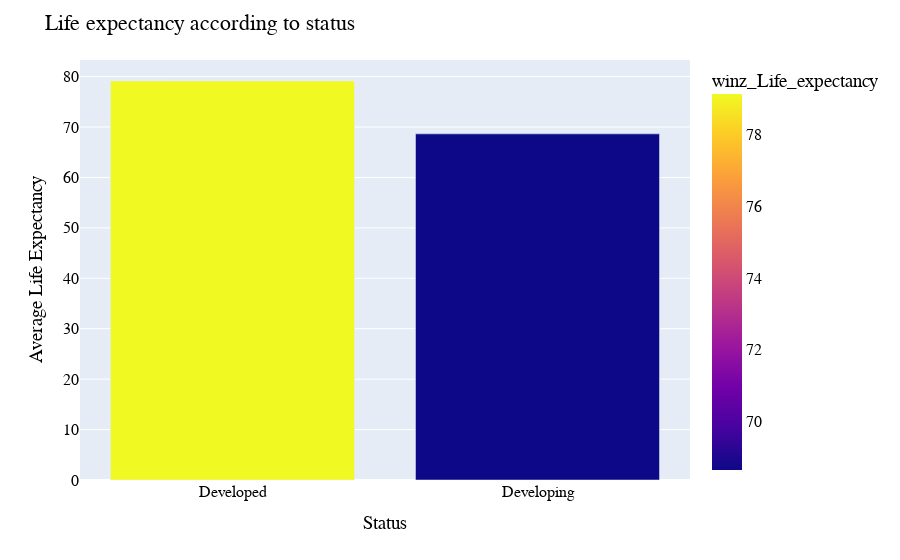

The notebook cell this image was saved under:
### Markdown cell above
Oservations from the above correlation:

* Adult_mortality has a negative relationship with education, the composition of resource income, and a positive relationship with HIV / AIDS.
* Infant_deaths and Under_five_deaths have a strong positive relationship.
* Schooling and alcohol have a positive relationship.
* Percentage expenditure has a positive relationship with education, the composition of resource income, GDP and life expectancy.
* hepatitis B has a strong positive relationship with polio and diphtheria.
* Polio also has a strong positive relationship with diphtheria, hepatitis B, and life expectancy.
* Diphtheria has a strong positive relationship with polio and life expectancy.


As we can see from the heat map, Life_expectancy has a positive relationship with education, resource income composition, GDP, diphtheria, polio, and percentage spending. Life_expectancy has a negative relationship with Adult_mortality, Thinness_1-19_years, Thinness_5-9_years, HIV / AIDS, Under_five_deaths, and Infant_deaths. Let’s explore them in detail to conclude the task of life expectancy analysis:

### Code cell
status_life_exp = life_expectancy.groupby(by=['Status']).mean().reset_index().sort_values('winz_Life_expectancy',ascending=False).reset_index(drop=True)
plt.figure(figsize=(20,10))

fig = px.bar(status_life_exp, x='Status', y='winz_Life_expectancy',color='winz_Life_expectancy')

fig.update_layout(
        title="Life expectancy according to status",
        xaxis_title="Status",
        yaxis_title="Average Life Expectancy",
        font=dict(
            family="Courier New",
            size=16,
            color="black"
        )
    )
fig.show()

### Figure 1 — Plotly figure (JSON) as saved in the notebook; plotly's stock layout.template omitted (floating-point values rounded to 4 significant figures)
{"data": [{"alignmentgroup": "True", "hovertemplate": "Status=%{x}<br>winz_Life_expectancy=%{marker.color}<extra></extra>", "legendgroup": "", "marker": {"color": [79.13, 68.65], "coloraxis": "coloraxis", "pattern": {"shape": ""}}, "name": "", "offsetgroup": "", "orientation": "v", "showlegend": false, "textposition": "auto", "type": "bar", "x": ["Developed", "Developing"], "xaxis": "x", "y": [79.13, 68.65], "yaxis": "y"}], "layout": {"barmode": "relative", "coloraxis": {"colorbar": {"title": {"text": "winz_Life_expectancy"}}, "colorscale": [[0, "#0d0887"], [0.1111, "#46039f"], [0.2222, "#7201a8"], [0.3333, "#9c179e"], [0.4444, "#bd3786"], [0.5556, "#d8576b"], [0.6667, "#ed7953"], [0.7778, "#fb9f3a"], [0.8889, "#fdca26"], [1, "#f0f921"]]}, "font": {"color": "black", "family": "Courier New", "size": 16}, "legend": {"tracegroupgap": 0}, "margin": {"t": 60}, "title": {"text": "Life expectancy according to status"}, "xaxis": {"anchor": "y", "domain": [0, 1], "title": {"text": "Status"}}, "yaxis": {"anchor": "x", "domain": [0, 1], "title": {"text": "Average Life Expectancy"}}}}
